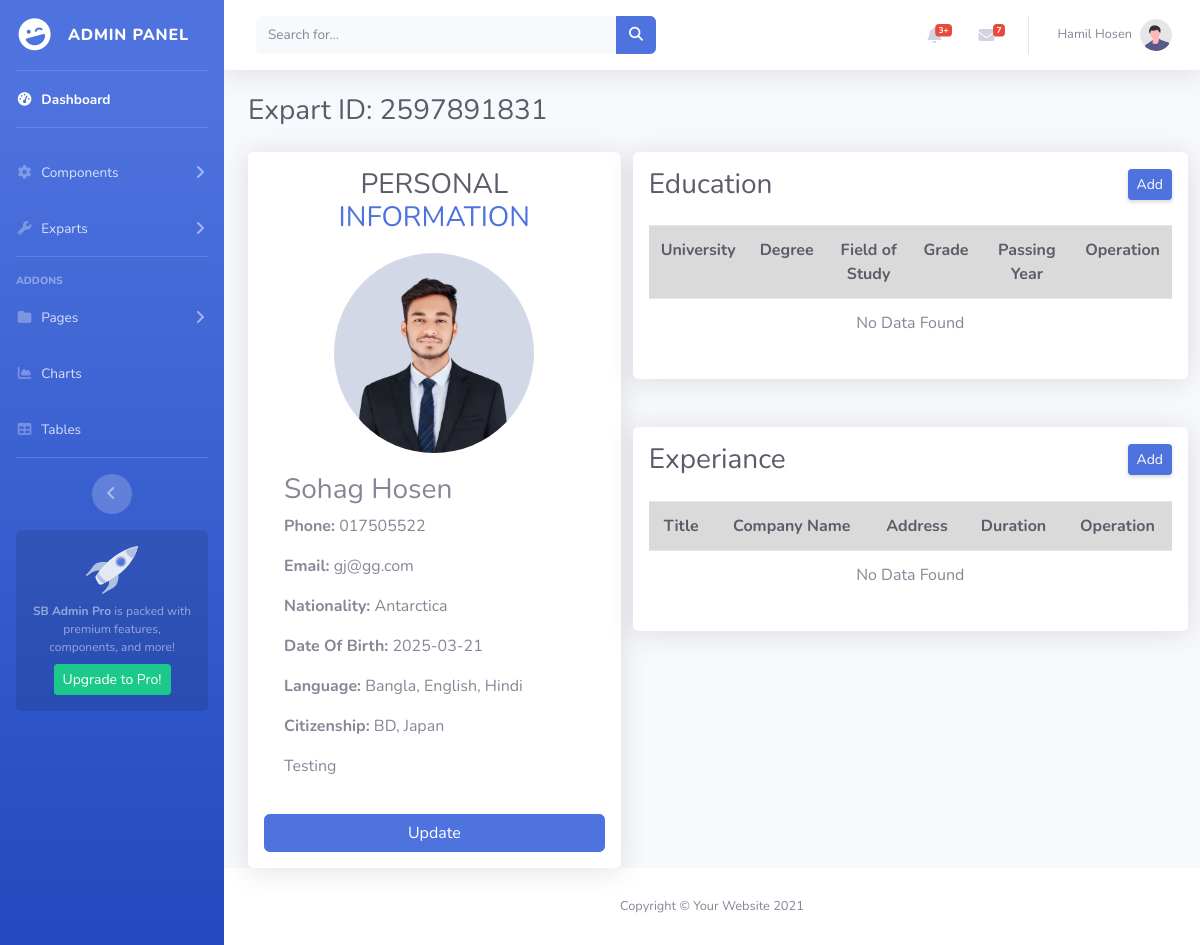
Screenshot of /details-expart.php?expart_id=2597891831 (signed in) with the database file from the repository.
### tables this page shows
CREATE TABLE `exparts` (
  `id` int(11) NOT NULL,
  `name` varchar(100) NOT NULL,
  `phone` varchar(100) NOT NULL,
  `email` varchar(100) NOT NULL,
  `profile_img` varchar(255) NOT NULL,
  `certificate_img` varchar(255) NOT NULL,
  `date_of_birth` date NOT NULL,
  `nationality` varchar(150) NOT NULL,
  `citizenship` varchar(255) DEFAULT NULL,
  `language` varchar(255) DEFAULT NULL,
  `description` text NOT NULL,
  `expart_id` bigint(20) NOT NULL
);

### details-expart.php (the view, shortened to what this page needs)
<?php include 'header.php';
if(isset($_GET['expart_id'])){
    $expart_id = intval($_GET['expart_id']);
}
?>
<div class="container-fluid">
    <div class="d-sm-flex align-items-center justify-content-between mb-4">
        <h1 class="h3 mb-0 text-gray-800">Expart ID: <?=$expart_id?></h1>
    </div>
    <?php
    $select = "SELECT * FROM `exparts` WHERE expart_id = $expart_id";
    $query = mysqli_query($conn, $select);
    $result = mysqli_fetch_assoc($query);
    ?>
    <div class="row">
        <div class="col-12 col-md-5">
            <div class="card border-0 shadow p-3">
                <h3 class="text-center text-bold text-dark text-uppercase">Personal <span class="text-primary">Information</span></h3>
                <div class="profile-img">
                    <img src="<?=$result['profile_img']?>" alt=".." class="img-fluid">
                </div>
                <div class="card-body">
                    <h3><?=$result['name']?></h3>
                    <p><strong>Phone:</strong> <?=$result['phone']?></p>
                    <p><strong>Email:</strong> <?=$result['email']?></p>
                    <p><strong>Nationality:</strong> <?=$result['nationality']?></p>
                    <p><strong>Date Of Birth:</strong> <?=$result['date_of_birth']?></p>
                    <p><strong>Language:</strong> <?=$result['language']?></p>
                    <p><strong>Citizenship:</strong> <?=$result['citizenship']?></p>
                    <div>
                        <?=$result['description']?>
                    </div>
                </div>
                <a href="edit-expart.php?expart_id=<?=$result['expart_id']?>" class="btn btn-primary">Update</a>
            </div>
        </div>
        <div class="col-12 col-md-7">
            <div class="row">
                <div class="col-12 card border-0 shadow p-3">
                    <div class="d-sm-flex align-items-center justify-content-between mb-4">
                        <h1 class="h3 mb-0 text-gray-800">Education</h1>
                        <a href="add-expart-education.php?expart_id=<?=$result['expart_id']?>" class="btn btn-sm btn-primary shadow-sm">Add</a>
                    </div>
                    <table class="table table-hover text-center">
                        <tr class="table-active text-dark">
                            <th>University</th>
                            <th>Degree</th>
                            <th>Field of Study</th>
                            <th>Grade</th>
                            <th>Passing Year</th>
                            <th colspan="2">Operation</th>
                        </tr>
                        <?php
                        $select_edu = "SELECT * FROM `expart_education` WHERE expart_id = $expart_id";
                        $edu_query = mysqli_query($conn, $select_edu);
                        if (mysqli_num_rows($edu_query) > 0) {
                            while ($item = mysqli_fetch_assoc($edu_query)) { ?>
                                <tr>
                                    <td><?= htmlspecialchars($item['school']) ?></td>
                                    <td><?= htmlspecialchars($item['degree']) ?></td>
                                    <td><?= htmlspecialchars($item['field_of_study']) ?></td>
                                    <td><?= htmlspecialchars($item['grade']) ?></td>
                                    <td><?= htmlspecialchars($item['study_year']) ?></td>
                                    <td>
                                        <a class="text-success" href="edit-expart-education.php?id=<?= $item['id'] ?>"><i class="fa-solid fa-pen-to-square"></i></a>
                                    </td>
                                    <td class="text-center">
                                        <form method="POST" onsubmit=" return confirm('Are you sure you want to delete?')">
                                            <input type="hidden" name="edu_id" value="<?=$item['id']?>">
                                            <button class="btn btn-transparent text-danger cursor-pointer" type="submit" name="DeleteEdu"><i class="fa-solid fa-trash"></i></button>
                                            </form>
                                    </td>
                                </tr>
                            <?php }
                        } else {
                            echo "<tr><td colspan='7' class='text-center'>No Data Found</td></tr>";
                        }
                        ?>
                    </table>
                </div>
            </div>
            <br>
            <br>
            <div class="row">
                <div class="col-12 card border-0 shadow p-3">
                    <div class="d-sm-flex align-items-center justify-content-between mb-4">
                        <h1 class="h3 mb-0 text-gray-800">Experiance</h1>
                        <a href="add-expart-expreance.php?expart_id=<?=$result['expart_id']?>" class="btn btn-sm btn-primary shadow-sm">Add</a>
                    </div>
                    <table class="table table-hover text-center">
                        <tr class="table-active text-dark">
                            <th>Title</th>
                            <th>Company Name</th>
                            <th>Address</th>
                            <th>Duration</th>
                            <th colspan="2">Operation</th>
                        </tr>
                        <?php
                        $select_exp = "SELECT * FROM `expart_experience` WHERE expart_id = $expart_id";
                        $exp_query = mysqli_query($conn, $select_exp);
                        if (mysqli_num_rows($exp_query) > 0) {
                            while ($item = mysqli_fetch_assoc($exp_query)) { ?>
                                <tr>
                                    <td><?= htmlspecialchars($item['title']) ?></td>
                                    <td><?= htmlspecialchars($item['organization_name']) ?></td>
                                    <td><?= htmlspecialchars($item['address']) ?></td>
                                    <td><?= htmlspecialchars($item['duration']) ?></td>
                                    <td>
                                        <a class="text-success" href="edit-expart-expreance.php?id=<?= $item['id'] ?>"><i class="fa-solid fa-pen-to-square"></i></a>
                                    </td>
                                    <td class="text-center">
                                        <form method="POST" onsubmit=" return confirm('Are you sure you want to delete?')">
                                            <input type="hidden" name="exp_id" value="<?=$item['id']?>">
                                            <button class="btn btn-transparent text-danger cursor-pointer" type="submit" name="DeleteExp"><i class="fa-solid fa-trash"></i></button>
                                            </form>
                                    </td>
                                </tr>
                            <?php }
                        } else {
                            echo "<tr><td colspan='7' class='text-center'>No Data Found</td></tr>";
                        }
                        ?>
                    </table>
                </div>
            </div>
        </div>
    </div>
</div>
<?php include 'footer.php';
?>

### header.php (shortened to what this page needs)
<!DOCTYPE html>
<html lang="en">
<head>
    <link href="vendor/fontawesome-free/css/all.min.css" rel="stylesheet" type="text/css">
    <link rel="stylesheet" href="https://cdnjs.cloudflare.com/ajax/libs/font-awesome/6.7.2/css/all.min.css" />
    <link rel="stylesheet" href="https://cdn.ckeditor.com/ckeditor5/44.3.0/ckeditor5.css" />
    <link href="css/sb-admin-2.min.css" rel="stylesheet">
</head>
<body id="page-top">
    <div id="wrapper">
        <ul class="navbar-nav bg-gradient-primary sidebar sidebar-dark accordion" id="accordionSidebar">
            <a class="sidebar-brand d-flex align-items-center justify-content-center" href="index.html">
                <div class="sidebar-brand-icon rotate-n-15">
                    <i class="fas fa-laugh-wink"></i>
                </div>
                <div class="sidebar-brand-text mx-3">Admin Panel</div>
            </a>
            <hr class="sidebar-divider my-0">
            <li class="nav-item active">
                <a class="nav-link" href="index.html">
                    <i class="fas fa-fw fa-tachometer-alt"></i>
                    <span>Dashboard</span></a>
            </li>
            <hr class="sidebar-divider">
            <li class="nav-item">
                <a class="nav-link collapsed" href="#" data-toggle="collapse" data-target="#collapseTwo"
                    aria-expanded="true" aria-controls="collapseTwo">
                    <i class="fas fa-fw fa-cog"></i>
                    <span>Components</span>
                </a>
            </li>
            <li class="nav-item">
                <a class="nav-link collapsed" href="#" data-toggle="collapse" data-target="#collapseUtilities"
                    aria-expanded="true" aria-controls="collapseUtilities">
                    <i class="fas fa-fw fa-wrench"></i>
                    <span>Exparts</span>
                </a>
            </li>
            <hr class="sidebar-divider">
            <div class="sidebar-heading">
                Addons
            </div>
            <li class="nav-item">
                <a class="nav-link collapsed" href="#" data-toggle="collapse" data-target="#collapsePages"
                    aria-expanded="true" aria-controls="collapsePages">
                    <i class="fas fa-fw fa-folder"></i>
                    <span>Pages</span>
                </a>
            </li>
            <li class="nav-item">
                <a class="nav-link" href="charts.html">
                    <i class="fas fa-fw fa-chart-area"></i>
                    <span>Charts</span></a>
            </li>
            <li class="nav-item">
                <a class="nav-link" href="tables.html">
                    <i class="fas fa-fw fa-table"></i>
                    <span>Tables</span></a>
            </li>
            <hr class="sidebar-divider d-none d-md-block">
            <div class="text-center d-none d-md-inline">
                <button class="rounded-circle border-0" id="sidebarToggle"></button>
            </div>
            <div class="sidebar-card d-none d-lg-flex">
                <img class="sidebar-card-illustration mb-2" src="img/undraw_rocket.svg" alt="...">
                <p class="text-center mb-2"><strong>SB Admin Pro</strong> is packed with premium features, components, and more!</p>
                <a class="btn btn-success btn-sm" href="https://startbootstrap.com/theme/sb-admin-pro">Upgrade to Pro!</a>
            </div>
        </ul>
        <div id="content-wrapper" class="d-flex flex-column">
            <div id="content">
                <nav class="navbar navbar-expand navbar-light bg-white topbar mb-4 static-top shadow">
                    <form
                        class="d-none d-sm-inline-block form-inline mr-auto ml-md-3 my-2 my-md-0 mw-100 navbar-search">
                        <div class="input-group">
                            <input type="text" class="form-control bg-light border-0 small" placeholder="Search for..."
                                aria-label="Search" aria-describedby="basic-addon2">
                            <div class="input-group-append">
                                <button class="btn btn-primary" type="button">
                                    <i class="fas fa-search fa-sm"></i>
                                </button>
                            </div>
                        </div>
                    </form>
                    <ul class="navbar-nav ml-auto">
                        <li class="nav-item dropdown no-arrow mx-1">
                            <a class="nav-link dropdown-toggle" href="#" id="alertsDropdown" role="button"
                                data-toggle="dropdown" aria-haspopup="true" aria-expanded="false">
                                <i class="fas fa-bell fa-fw"></i>
                                <span class="badge badge-danger badge-counter">3+</span>
                            </a>
                        </li>
                        <li class="nav-item dropdown no-arrow mx-1">
                            <a class="nav-link dropdown-toggle" href="#" id="messagesDropdown" role="button"
                                data-toggle="dropdown" aria-haspopup="true" aria-expanded="false">
                                <i class="fas fa-envelope fa-fw"></i>
                                <span class="badge badge-danger badge-counter">7</span>
                            </a>
                        </li>
                        <li class="nav-item dropdown no-arrow">
                            <a class="nav-link dropdown-toggle" href="#" id="userDropdown" role="button"
                                data-toggle="dropdown" aria-haspopup="true" aria-expanded="false">
                                <span class="mr-2 d-none d-lg-inline text-gray-600 small">
                                    <?php
                                    if(isset($_SESSION['admin_name'])){
                                        echo $_SESSION['admin_name'];
                                    }
                                    ?>
                                    </span>
                                <img class="img-profile rounded-circle"
                                    src="img/undraw_profile.svg">
                            </a>
                        </li>
                    </ul>
                </nav>

### footer.php (shortened to what this page needs)
            <footer class="sticky-footer bg-white">
                <div class="container my-auto">
                    <div class="copyright text-center my-auto">
                        <span>Copyright &copy; Your Website 2021</span>
                    </div>
                </div>
            </footer>
        </div>
    </div>
</body>
</html>

### details-expart.php (style rules this page uses)
.profile-img { width: 100%; text-align: center; margin-top: 10px; }
.profile-img img { width: 200px; height: 200px; border-radius: 50%; }

### rows the page displays
exparts: profile_img (picture), name "Sohag Hosen", phone "017505522", email "gj@gg.com", nationality "Antarctica", date_of_birth "2025-03-21", language "Bangla, English, Hindi", citizenship "BD, Japan", description "Testing"

### other values shown
$_SESSION['admin_name'] "Hamil Hosen"
$expart_id "2597891831"
